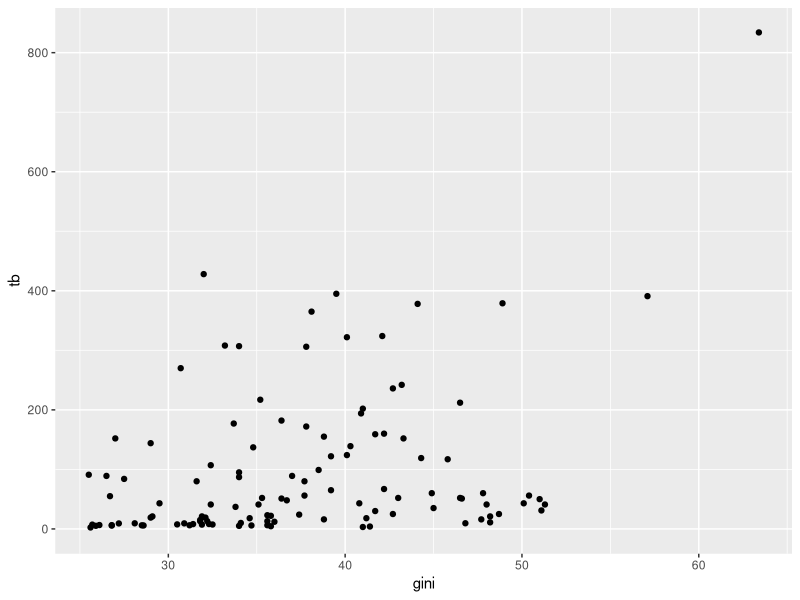
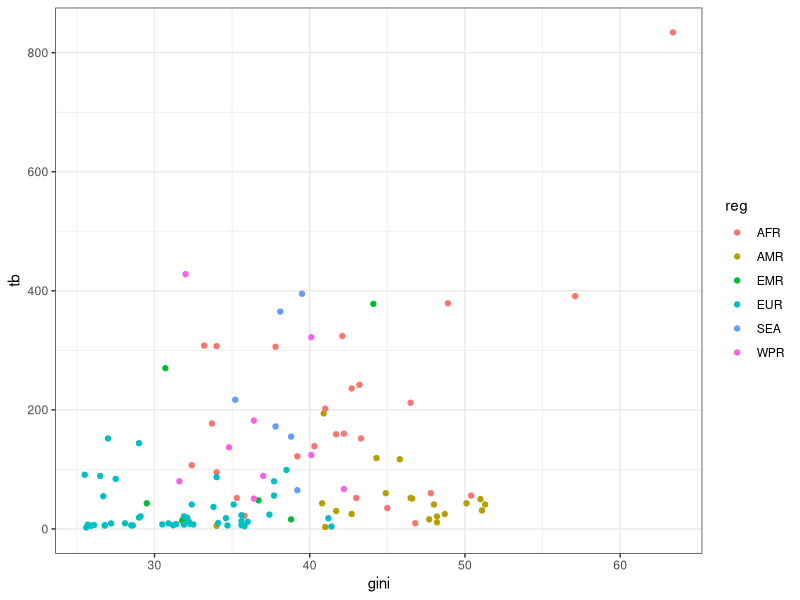
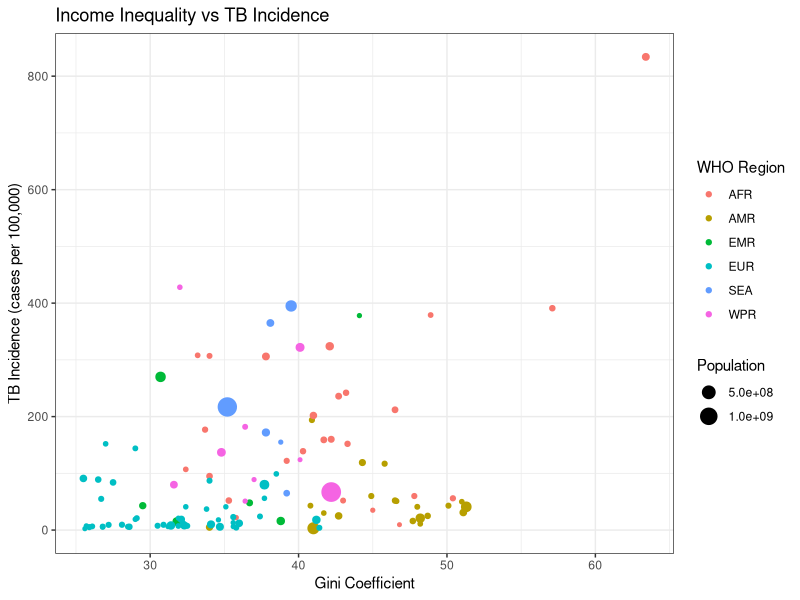

Write the R code that produced these figures, in order.
## ---- chunk 1
#--- Load packages
library(tidyverse)
library(psych)
## ---- chunk 2
#--- Read in the data
sdg <- read_csv("./sdg.csv")

#--- This will only work on my computer
#sdg <- read_csv("E:/LSHTM/Teaching/r4epi/sdg.csv")

#--- Get working directory
getwd()
## ---- chunk 3
#--- Look at the dataset (note the capitalisation, R is case sensitive!)
View(sdg)

#--- We can also just look at the first few rows (useful for large datasets)
head(sdg)

#--- We can also just get the column names
names(sdg)

## ---- chunk 4
#--- Look at the TB values for the first few observations
head(sdg$tb)

#--- Get some summary statistics for the values of TB incidence
summary(sdg$tb)
## ---- chunk 5

## ---- chunk 6

## ---- chunk 7
#--- Get a detailed summary
describe(sdg$tb)

#--- Get a summary by LMIC designation from the World Bank
describeBy(sdg$tb, sdg$lmic)
## ---- chunk 8
#--- Load the magrittr library - remember to install it first if you need to
library(magrittr)
## ---- chunk 9
#--- Get a detailed summary
describe(sdg$tb)

#--- Same thing, but with a pipe
sdg %$% describe(tb)

#--- Get the correlation between TB and Gini coefficient
## Note that the 'use' argument says to only use data where both observations are not missing
cor(sdg$tb, sdg$gini, use = "complete.obs")

## This correlation says that TB & Gini are slightly positively associated.
## As income inequality goes up, so does TB (this shouldn't be surprising!)

#--- The same code with a pipe
sdg %$% cor(tb, gini, use = "complete.obs")

## ---- chunk 10
#--- Our first scatterplot
ggplot(data = sdg, aes(x = gini, y = tb)) +
  geom_point()
## ---- chunk 11
#--- Colour the points and remove the background grey
ggplot(data = sdg, aes(x = gini, y = tb, color = reg)) +
  geom_point() +
  theme_bw()
## ---- chunk 12
#--- Add titles and add size aesthetic
ggplot(data = sdg, aes(x = gini, y = tb, color = reg, size = pop)) +
  geom_point() +
  theme_bw() +
  labs(title = "Income Inequality vs TB Incidence",
       x = "Gini Coefficient",
       y = "TB Incidence (cases per 100,000)",
       color = "WHO Region",
       size = "Population")
## ---- chunk 13

## ---- chunk 14

## ---- chunk 15

## ---- chunk 16

